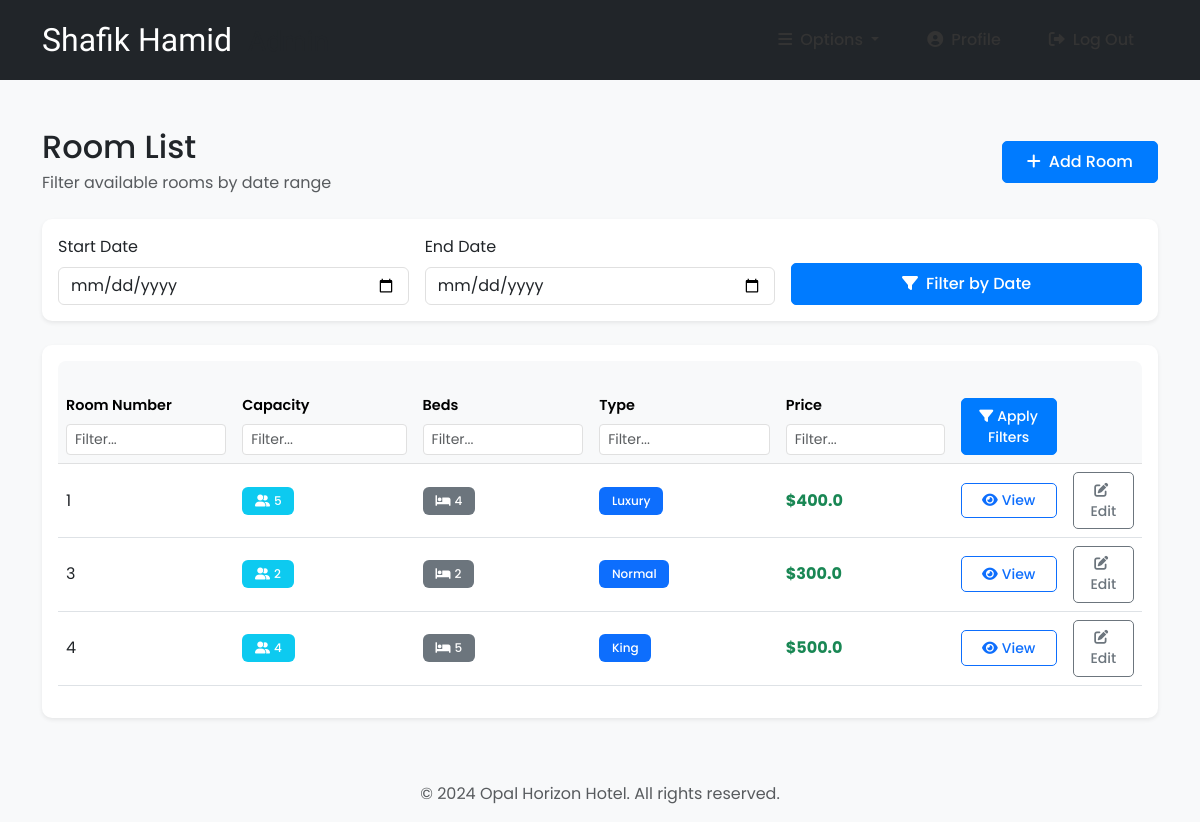
The app's page /rooms/ (signed in) with its own data.
### room/models.py (models this page shows, shortened)
class Room(models.Model):
    ROOM_TYPES = (
        ('King', 'King'),
        ('Luxury', 'Luxury'),
        ('Normal', 'Normal'),
        ('Economic', 'Economic'),
    )
    number = models.IntegerField(primary_key=True)
    capacity = models.SmallIntegerField()
    numberOfBeds = models.SmallIntegerField()
    roomType = models.CharField(max_length=20, choices=ROOM_TYPES)
    price = models.FloatField()
    statusStartDate = models.DateField(null=True)
    statusEndDate = models.DateField(null=True)
    main_image = models.ImageField(upload_to='rooms/', null=True, blank=True)
    image_1 = models.ImageField(upload_to='rooms/', null=True, blank=True)
    image_2 = models.ImageField(upload_to='rooms/', null=True, blank=True)
    image_3 = models.ImageField(upload_to='rooms/', null=True, blank=True)
    description = models.TextField(null=True, blank=True)

### room/views.py (the view, shortened to what this page needs)
# urls.py: path('rooms/', rooms, name="rooms"),
@ login_required(login_url='login')
def rooms(request):
    role = str(request.user.groups.all()[0])
    path = role + "/"
    rooms = Room.objects.all()
    firstDayStr = None
    lastDateStr = None
    def chech_availability(fd, ed):
        availableRooms = []
        for room in rooms:
            availList = []
            bookingList = Booking.objects.filter(roomNumber=room)
            if room.statusStartDate == None:
                for booking in bookingList:
                    if booking.startDate > ed.date() or booking.endDate < fd.date():
                        availList.append(True)
                    else:
                        availList.append(False)
                if all(availList):
                    availableRooms.append(room)
            else:
                if room.statusStartDate > ed.date() or room.statusEndDate < fd.date():
                    for booking in bookingList:
                        if booking.startDate > ed.date() or booking.endDate < fd.date():
                            availList.append(True)
                        else:
                            availList.append(False)
                        if all(availList):
                            availableRooms.append(room)
        return availableRooms
    firstDay = None
    lastDate = None
    context = {
        "role": role,
        'rooms': rooms,
        'fd': firstDayStr if firstDayStr else '',
        'ld': lastDateStr if lastDateStr else ''
    }
    return render(request, path + "rooms.html", context)

### templates/admin/rooms.html
{% block context %}
{% include '../common_pages/rooms.html' %}
{% endblock %}

### templates/common_pages/rooms.html (shortened to what this page needs)
{% extends 'index.html' %}
{% block context %}
<div class="container py-5">
    <div class="d-flex justify-content-between align-items-center mb-4">
        <div>
            <h2 class="mb-1">Room List</h2>
            <p class="text-muted mb-0">Filter available rooms by date range</p>
        </div>
        {% if role == "manager" or role == "admin" %}
        <a href="{% url 'add-room' %}" class="btn btn-primary">
            <i class="fas fa-plus me-2"></i>Add Room
        </a>
        {% endif %}
    </div>
    <div class="card shadow-sm mb-4">
        <div class="card-body">
            <form action="" method="POST" class="row g-3">
                <div class="col-md-4">
                    <label for="start-date" class="form-label">Start Date</label>
                    <input type="date" class="form-control" id="start-date" name="fd" value="{{fd}}">
                </div>
                <div class="col-md-4">
                    <label for="end-date" class="form-label">End Date</label>
                    <input type="date" class="form-control" id="end-date" name="ld" value="{{ld}}">
                </div>
                <div class="col-md-4 d-flex align-items-end">
                    <button type="submit" name="dateFilter" class="btn btn-primary w-100">
                        <i class="fas fa-filter me-2"></i>Filter by Date
                    </button>
                </div>
            </form>
        </div>
    </div>
    <div class="card shadow-sm">
        <div class="card-body">
            <form action="" method="POST">
                <div class="table-responsive">
                    <table class="table table-hover align-middle">
                        <thead class="table-light">
                            <tr>
                                <th>
                                    <div class="mb-2">Room Number</div>
                                    <input type="number" name="number" value="{{number}}"
                                        class="form-control form-control-sm" placeholder="Filter...">
                                </th>
                                <th>
                                    <div class="mb-2">Capacity</div>
                                    <input type="number" name="capacity" value="{{capacity}}"
                                        class="form-control form-control-sm" placeholder="Filter...">
                                </th>
                                <th>
                                    <div class="mb-2">Beds</div>
                                    <input type="number" name="nob" value="{{nob}}" class="form-control form-control-sm"
                                        placeholder="Filter...">
                                </th>
                                <th>
                                    <div class="mb-2">Type</div>
                                    <input type="text" name="type" value="{{type}}" class="form-control form-control-sm"
                                        placeholder="Filter...">
                                </th>
                                <th>
                                    <div class="mb-2">Price</div>
                                    <input type="number" step="0.01" name="price" value="{{price}}"
                                        class="form-control form-control-sm" placeholder="Filter...">
                                </th>
                                <th>
                                    <div class="mb-2">&nbsp;</div>
                                    <button type="submit" name="filter" class="btn btn-primary btn-sm w-100">
                                        <i class="fas fa-filter me-1"></i>Apply Filters
                                    </button>
                                </th>
                                {% if role != "guest" and role == 'manager' or role == 'admin' %}
                                <th></th>
                                {% endif %}
                            </tr>
                        </thead>
                        <tbody>
                            {% for room in rooms %}
                            <tr>
                                <td>{{ room.number }}</td>
                                <td>
                                    <span class="badge bg-info">
                                        <i class="fas fa-user-friends me-1"></i>{{ room.capacity }}
                                    </span>
                                </td>
                                <td>
                                    <span class="badge bg-secondary">
                                        <i class="fas fa-bed me-1"></i>{{ room.numberOfBeds }}
                                    </span>
                                </td>
                                <td>
                                    <span class="badge bg-primary">{{ room.roomType }}</span>
                                </td>
                                <td>
                                    <span class="fw-bold text-success">${{ room.price }}</span>
                                </td>
                                <td>
                                    {% if role != "guest" %}
                                    <a href="{% url 'room-profile' room.number %}"
                                        class="btn btn-outline-primary btn-sm w-100">
                                        <i class="fas fa-eye me-1"></i>View
                                    </a>
                                    {% endif %}
                                </td>
                                {% if role == 'manager' or role == 'admin' %}
                                <td>
                                    <a href="{% url 'room-edit' room.number %}"
                                        class="btn btn-outline-secondary btn-sm w-100">
                                        <i class="fas fa-edit me-1"></i>Edit
                                    </a>
                                </td>
                                {% endif %}
                            </tr>
                            {% endfor %}
                        </tbody>
                    </table>
                </div>
            </form>
        </div>
    </div>
</div>
{% endblock %}

### templates/incs/nav.html (shortened to what this page needs)
<nav class="navbar navbar-expand-lg navbar-dark bg-dark py-3">
    <div class="container">
        <a href="" class="navbar-brand">
            <h2 class="text-capitalize mb-0">
                {{ request.user.first_name }} {{ request.user.last_name }}
                <small class="ms-2 text-muted">{{ role }}</small>
            </h2>
        </a>
        <div class="collapse navbar-collapse" id="navbarTags">
            <ul class="navbar-nav ms-auto align-items-center">
                <li class="nav-item dropdown">
                    <a class="nav-link dropdown-toggle px-3" href="#" id="navbarDropdown" role="button"
                        data-bs-toggle="dropdown" aria-expanded="false">
                        <i class="fas fa-bars me-2"></i>Options
                    </a>
                </li>
                <li class="nav-item">
                    {% if role == 'staff' or role == 'receptionist' or role == 'admin' or role == 'manager' %}
                    <a href="{% url 'employee-profile' user.id %}" class="nav-link px-3">
                        <i class="fas fa-user-circle me-2"></i>Profile
                    </a>
                    {% endif %}
                </li>
                <li class="nav-item">
                    <a href="{% url 'logout' %}" class="nav-link px-3">
                        <i class="fas fa-sign-out-alt me-2"></i>Log Out
                    </a>
                </li>
            </ul>
        </div>
    </div>
</nav>

### static/css/main.css (style rules this page uses)
* { margin: 0; padding: 0; -webkit-font-smoothing: antialiased; }
body { position: relative; font-family: 'Segoe UI', Tahoma, Geneva, Verdana, sans-serif; background-color: #f8f9fa; }
.navbar { padding: 1rem 0; }
.navbar .nav-item { font-size: 1rem; margin: 0 0.5rem; }
.navbar .nav-link { color: #333 !important; transition: color 0.3s ease; }
.card { border: none; transition: transform 0.3s ease, box-shadow 0.3s ease; }
.badge { padding: 0.5rem 0.8rem; margin-right: 0.5rem; }
.btn { padding: 0.5rem 1.5rem; border-radius: 5px; transition: all 0.3s ease; }
.btn-primary { background-color: #007bff; border-color: #007bff; }

### templates/index.html (style rules this page uses)
body { min-height: 100vh; display: flex; flex-direction: column; font-family: 'Poppins', sans-serif; }
.navbar-brand { font-family: 'Redressed', cursive; font-size: 1.5rem; }
.nav-link { font-weight: 500; transition: color 0.3s ease; }
.btn { font-weight: 500; }

### templates/common_pages/rooms.html (style rules this page uses)
.card { border: none; border-radius: 10px; }
.table th { font-weight: 600; font-size: 0.9rem; }
.badge { padding: 0.5rem 0.8rem; font-weight: 500; }
.btn-sm { padding: 0.4rem 0.8rem; }
.form-control { border: 1px solid #e0e0e0; }
.table-responsive { border-radius: 8px; }

### records on screen
Room: number "1", capacity "5", numberOfBeds "4", roomType "Luxury", price "400.0"
Room: number "3", capacity "2", numberOfBeds "2", roomType "Normal", price "300.0"
Room: number "4", capacity "4", numberOfBeds "5", roomType "King", price "500.0"

### other values on screen
{{ request.user.first_name }} "Shafik"
{{ request.user.last_name }} "Hamid"
